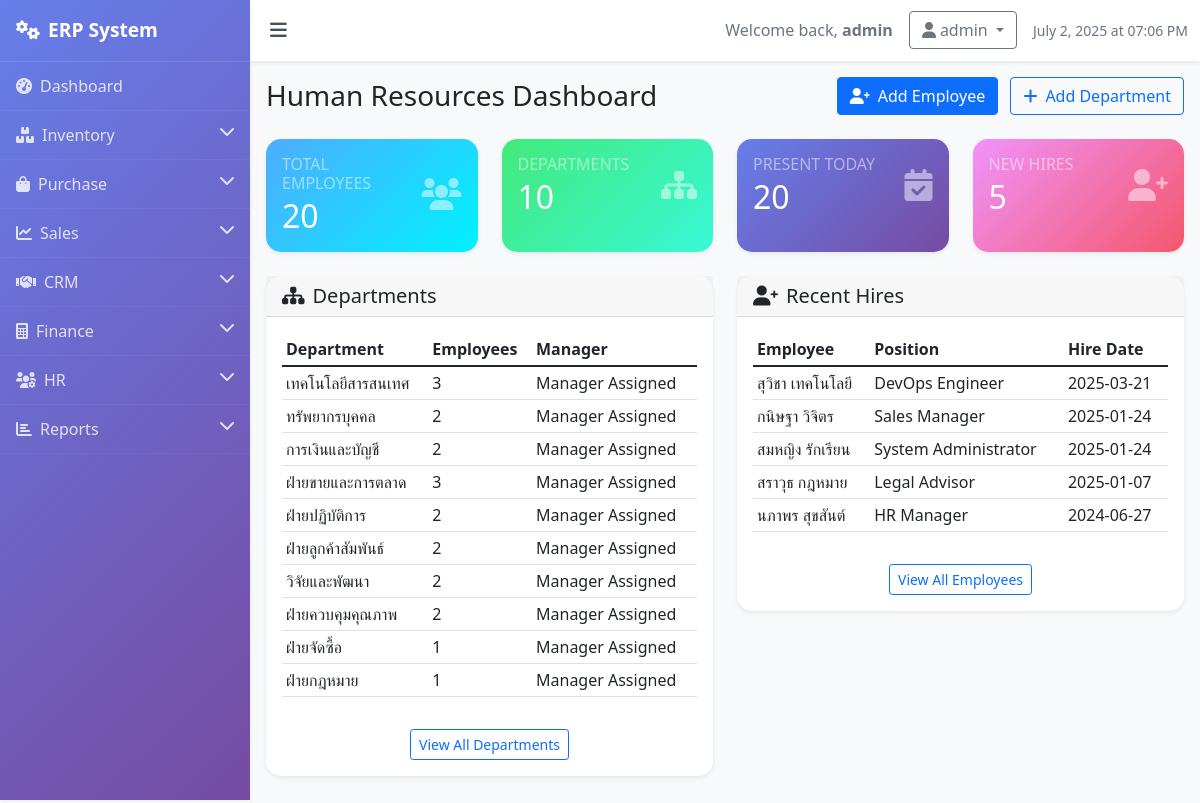
The app's page /hr (signed in) with its own data.
### models.py (models this page shows)
class Department(db.Model):
    id = db.Column(db.Integer, primary_key=True)
    name = db.Column(db.String(100), nullable=False)
    description = db.Column(db.Text)
    manager_id = db.Column(db.Integer, db.ForeignKey('employee.id', use_alter=True, name='fk_department_manager'))
    employees = db.relationship('Employee', backref='department', lazy=True,
                               foreign_keys='Employee.department_id')

class Employee(db.Model):
    id = db.Column(db.Integer, primary_key=True)
    employee_id = db.Column(db.String(20), unique=True, nullable=False)
    first_name = db.Column(db.String(50), nullable=False)
    last_name = db.Column(db.String(50), nullable=False)
    email = db.Column(db.String(120), unique=True, nullable=False)
    phone = db.Column(db.String(20))
    address = db.Column(db.Text)
    department_id = db.Column(db.Integer, db.ForeignKey('department.id'))
    position = db.Column(db.String(100))
    hire_date = db.Column(db.DateTime, default=lambda: datetime.now(timezone.utc))
    salary = db.Column(db.Float)
    is_active = db.Column(db.Boolean, default=True)

### routes.py (the view)
    @app.route('/hr')
    def hr_dashboard():
        if 'user_id' not in session:
            return redirect(url_for('login'))
        total_employees = Employee.query.filter_by(is_active=True).count()
        departments = Department.query.all()
        recent_hires = Employee.query.order_by(Employee.hire_date.desc()).limit(5).all()
        return render_template('hr/hr_dashboard.html',
                             total_employees=total_employees,
                             departments=departments,
                             recent_hires=recent_hires)

### templates/hr/hr_dashboard.html (shortened to what this page needs)
{% extends "base.html" %}
{% block content %}
<div class="d-flex justify-content-between align-items-center mb-4">
    <h1 class="h3 mb-0">Human Resources Dashboard</h1>
    <div>
        <a href="{{ url_for('add_employee') }}" class="btn btn-primary me-2">
            <i class="fas fa-user-plus me-2"></i>Add Employee
        </a>
        <a href="{{ url_for('add_department') }}" class="btn btn-outline-primary">
            <i class="fas fa-plus me-2"></i>Add Department
        </a>
    </div>
</div>
<div class="row mb-4">
    <div class="col-md-3">
        <div class="card stat-card hr h-100">
            <div class="card-body">
                <div class="d-flex justify-content-between">
                    <div>
                        <h6 class="text-white-50 text-uppercase mb-1">Total Employees</h6>
                        <h2 class="text-white mb-0">{{ total_employees }}</h2>
                    </div>
                    <div class="align-self-center">
                        <i class="fas fa-users fa-2x text-white-50"></i>
                    </div>
                </div>
            </div>
        </div>
    </div>
    <div class="col-md-3">
        <div class="card stat-card h-100">
            <div class="card-body">
                <div class="d-flex justify-content-between">
                    <div>
                        <h6 class="text-white-50 text-uppercase mb-1">Departments</h6>
                        <h2 class="text-white mb-0">{{ departments|length }}</h2>
                    </div>
                    <div class="align-self-center">
                        <i class="fas fa-sitemap fa-2x text-white-50"></i>
                    </div>
                </div>
            </div>
        </div>
    </div>
    <div class="col-md-3">
        <div class="card stat-card sales h-100">
            <div class="card-body">
                <div class="d-flex justify-content-between">
                    <div>
                        <h6 class="text-white-50 text-uppercase mb-1">Present Today</h6>
                        <h2 class="text-white mb-0">{{ total_employees }}</h2>
                    </div>
                    <div class="align-self-center">
                        <i class="fas fa-calendar-check fa-2x text-white-50"></i>
                    </div>
                </div>
            </div>
        </div>
    </div>
    <div class="col-md-3">
        <div class="card stat-card purchases h-100">
            <div class="card-body">
                <div class="d-flex justify-content-between">
                    <div>
                        <h6 class="text-white-50 text-uppercase mb-1">New Hires</h6>
                        <h2 class="text-white mb-0">{{ recent_hires|length }}</h2>
                    </div>
                    <div class="align-self-center">
                        <i class="fas fa-user-plus fa-2x text-white-50"></i>
                    </div>
                </div>
            </div>
        </div>
    </div>
</div>
<div class="row">
    <div class="col-md-6">
        <div class="card">
            <div class="card-header">
                <h5 class="mb-0"><i class="fas fa-sitemap me-2"></i>Departments</h5>
            </div>
            <div class="card-body">
                {% if departments %}
                <div class="table-responsive">
                    <table class="table table-sm">
                        <thead>
                            <tr>
                                <th>Department</th>
                                <th>Employees</th>
                                <th>Manager</th>
                            </tr>
                        </thead>
                        <tbody>
                            {% for dept in departments %}
                            <tr>
                                <td>{{ dept.name }}</td>
                                <td>{{ dept.employees|length }}</td>
                                <td>
                                    {% if dept.manager_id %}
                                        Manager Assigned
                                    {% else %}
                                        <span class="text-muted">No Manager</span>
                                    {% endif %}
                                </td>
                            </tr>
                            {% endfor %}
                        </tbody>
                    </table>
                </div>
                {% else %}
                <p class="text-muted text-center">No departments found.</p>
                {% endif %}
                <div class="text-center mt-3">
                    <a href="{{ url_for('departments') }}" class="btn btn-outline-primary btn-sm">View All Departments</a>
                </div>
            </div>
        </div>
    </div>
    <div class="col-md-6">
        <div class="card">
            <div class="card-header">
                <h5 class="mb-0"><i class="fas fa-user-plus me-2"></i>Recent Hires</h5>
            </div>
            <div class="card-body">
                {% if recent_hires %}
                <div class="table-responsive">
                    <table class="table table-sm">
                        <thead>
                            <tr>
                                <th>Employee</th>
                                <th>Position</th>
                                <th>Hire Date</th>
                            </tr>
                        </thead>
                        <tbody>
                            {% for emp in recent_hires %}
                            <tr>
                                <td>{{ emp.first_name }} {{ emp.last_name }}</td>
                                <td>{{ emp.position or 'N/A' }}</td>
                                <td>{{ emp.hire_date.strftime('%Y-%m-%d') }}</td>
                            </tr>
                            {% endfor %}
                        </tbody>
                    </table>
                </div>
                {% else %}
                <p class="text-muted text-center">No recent hires.</p>
                {% endif %}
                <div class="text-center mt-3">
                    <a href="{{ url_for('employees') }}" class="btn btn-outline-primary btn-sm">View All Employees</a>
                </div>
            </div>
        </div>
    </div>
</div>
{% endblock %}

### templates/base.html (style rules this page uses)
body { overflow-x: hidden; }
.card { border: none; border-radius: 15px; box-shadow: 0 0.125rem 0.25rem rgba(0, 0, 0, 0.075); transition: transform 0.2s; }
.stat-card { background: linear-gradient(135deg, #43e97b 0%, #38f9d7 100%); color: white; border-radius: 15px; }
.stat-card.sales { background: linear-gradient(135deg, #667eea 0%, #764ba2 100%); }
.stat-card.purchases { background: linear-gradient(135deg, #f093fb 0%, #f5576c 100%); }
.stat-card.hr { background: linear-gradient(135deg, #4facfe 0%, #00f2fe 100%); }

### records on screen
Department: name "เทคโนโลยีสารสนเทศ", employees|length "3", shows "Manager Assigned"
Department: name "ทรัพยากรบุคคล", employees|length "2", shows "Manager Assigned"
Department: name "การเงินและบัญชี", employees|length "2", shows "Manager Assigned"
Department: name "ฝ่ายขายและการตลาด", employees|length "3", shows "Manager Assigned"
Department: name "ฝ่ายปฏิบัติการ", employees|length "2", shows "Manager Assigned"
Department: name "ฝ่ายลูกค้าสัมพันธ์", employees|length "2", shows "Manager Assigned"
Department: name "วิจัยและพัฒนา", employees|length "2", shows "Manager Assigned"
Department: name "ฝ่ายควบคุมคุณภาพ", employees|length "2", shows "Manager Assigned"
Department: name "ฝ่ายจัดซื้อ", employees|length "1", shows "Manager Assigned"
Department: name "ฝ่ายกฎหมาย", employees|length "1", shows "Manager Assigned"
Employee: first_name "สุวิชา", last_name "เทคโนโลยี", position "DevOps Engineer", hire_date "2025-03-21"
Employee: first_name "กนิษฐา", last_name "วิจิตร", position "Sales Manager", hire_date "2025-01-24"
Employee: first_name "สมหญิง", last_name "รักเรียน", position "System Administrator", hire_date "2025-01-24"
Employee: first_name "สราวุธ", last_name "กฎหมาย", position "Legal Advisor", hire_date "2025-01-07"
Employee: first_name "นภาพร", last_name "สุขสันต์", position "HR Manager", hire_date "2024-06-27"

### other values on screen
{{ session.username }} "admin"
{{ total_employees }} "20"
{{ departments|length }} "10"
{{ recent_hires|length }} "5"
